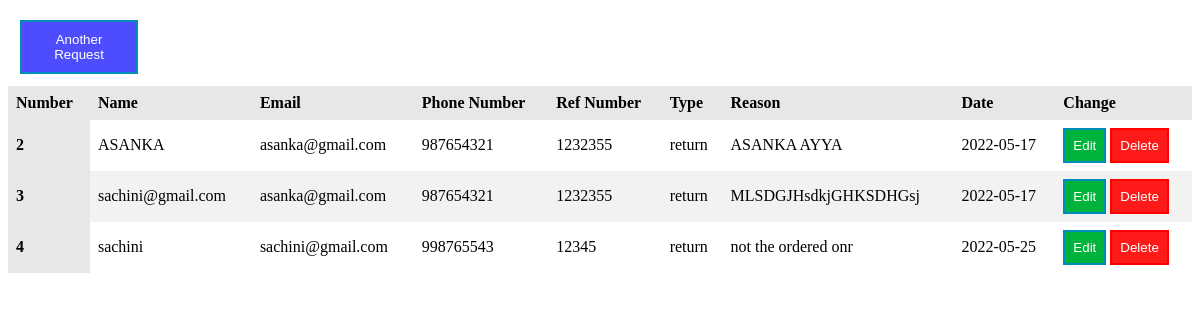
Screenshot of /php/ShowExchangeList.php with the database file from the repository.
### tables this page shows
CREATE TABLE `rdetails` (
  `username` varchar(30) NOT NULL,
  `email` varchar(30) NOT NULL,
  `password` varchar(10) NOT NULL,
  `phoneNumber` int(15) NOT NULL,
  `referenceNumber` varchar(15) NOT NULL,
  `type` varchar(10) NOT NULL,
  `reason` varchar(100) NOT NULL,
  `date` date NOT NULL,
  `UID` int(11) NOT NULL
);

### php/ShowExchangeList.php (the view, shortened to what this page needs)
<?php
	include 'connectAsa.php';
?>
<!DOCTYPE html>
<html>
   <head>
	   <link rel="stylesheet" href="../styles/ShowExchangeList.css">
   </head>
<body>
<div>
<button class="button1" ><a href = "Return And Exchange.php" class="hrf">Another Request </a>
</button>
<table class="table">
  <thead>
    <tr>
      <th scope="col">Number</th>
      <th scope="col">Name</th>
      <th scope="col">Email</th>
      <th scope="col">Phone Number</th>
	  <th scope="col">Ref Number</th>
	  <th scope="col">Type</th>
	  <th scope="col">Reason</th>
	  <th scope="col">Date</th>
	  <th scope="col">Change</th>
    </tr>
  </thead>
  <tbody>
  <?php
  $sql1=" select * from rdetails";
  $result =mysqli_query($conn, $sql1);
  if ($result)
  {
      while( $row =mysqli_fetch_assoc($result))
	  {
		  $UID =$row['UID'];
		  $username =$row['username'];
		  $email =$row['email'];
		  $phoneNumber =$row['phoneNumber'];
		  $referenceNumber =$row['referenceNumber'];
		  $type =$row['type'];
		  $reason =$row['reason'];
		  $date =$row['date'];
		  echo'<tr>
      <th scope="row">'.$UID.'</th>
      <td>'.$username.'</td>
      <td>'.$email.'</td>
	  <td>'.$phoneNumber.'</td>
	  <td>'.$referenceNumber.'</td>
	  <td>'.$type.'</td>
	  <td>'.$reason.'</td>
	  <td>'.$date.'</td>
	  <td>
			<button class=button2> <a href= "ExchangeEdit.php? editUID='.$UID.' "  class="hrf">Edit</button>
			<button class=button3> <a href= "ExchangeDelete.php? deleteUID='.$UID.'" class="hrf">Delete</button>
	  </td>
    </tr>';
	  }
  }
  ?>
  </tbody>
</table>
   </div>
	</body>
    </html>

### styles/ShowExchangeList.css (style rules this page uses)
.table { border-collapse: collapse; width: 100%; padding-top:20px ; }
th { background-color: #e7e7e7; }
th, td { text-align: left; padding: 8px; }
tr:nth-child(even) { background-color: #f2f2f2; }
.button1 { background-color: #4d4dff; color: black; border: 2px solid #008CBA; margin:1%; width:10%; padding: 10px 8px; }
.button2 { background-color: #00b33c; color: black; border: 2px solid #008CBA; padding: 8px 8px; }
.button3 { background-color: #ff1a1a; color: black; border: 2px solid red; padding: 8px 8px; }
.hrf { text-decoration: none; color:white; }

### rows the page displays
rdetails: UID "2", username "ASANKA", email "asanka@gmail.com", phoneNumber "987654321", referenceNumber "1232355", type "return", reason "ASANKA AYYA", date "2022-05-17"
rdetails: UID "3", username "sachini@gmail.com", email "asanka@gmail.com", phoneNumber "987654321", referenceNumber "1232355", type "return", reason "MLSDGJHsdkjGHKSDHGsj", date "2022-05-17"
rdetails: UID "4", username "sachini", email "sachini@gmail.com", phoneNumber "998765543", referenceNumber "12345", type "return", reason "not the ordered onr", date "2022-05-25"
